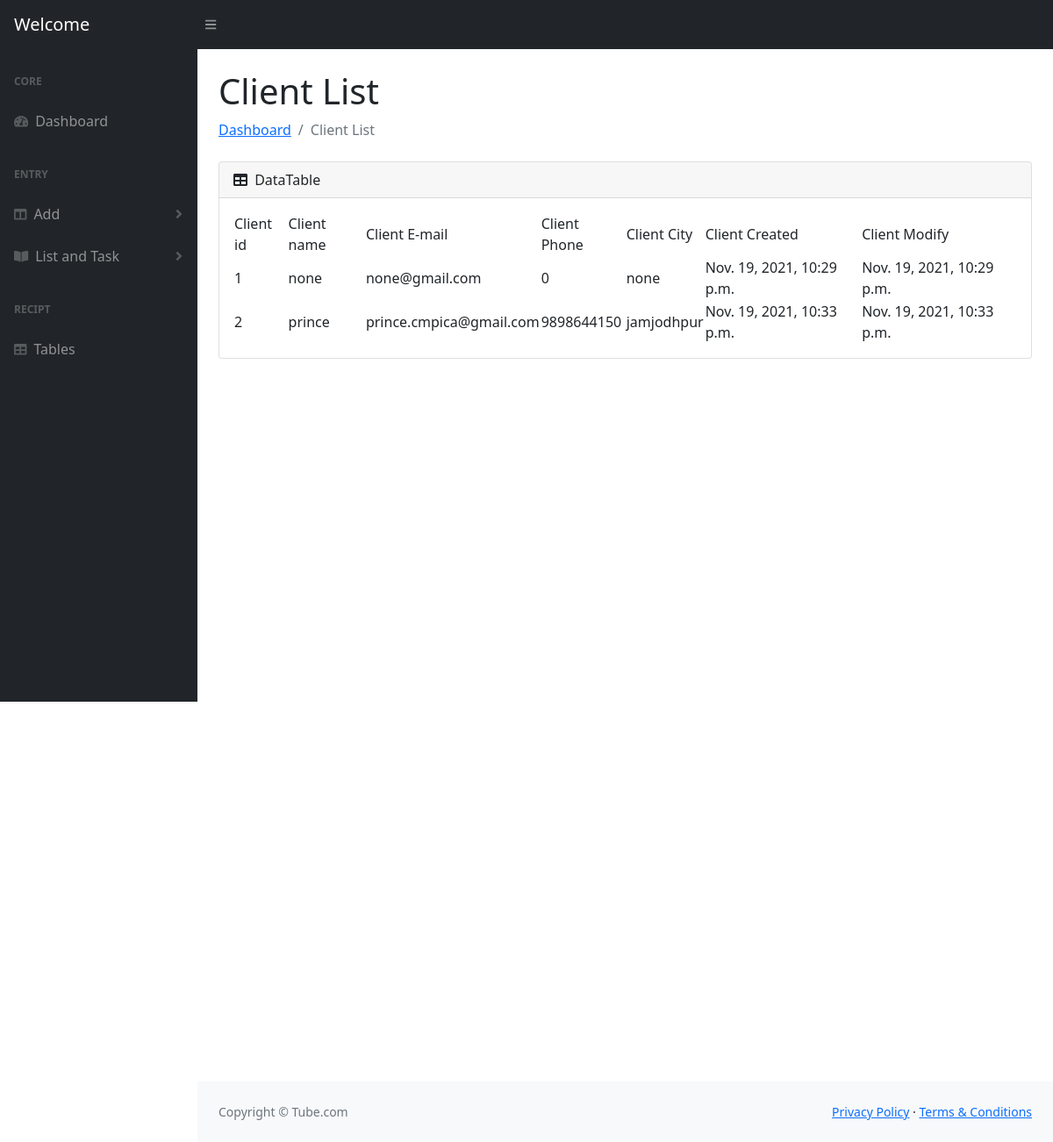
/vclient, run on an earlier commit of the app's database.
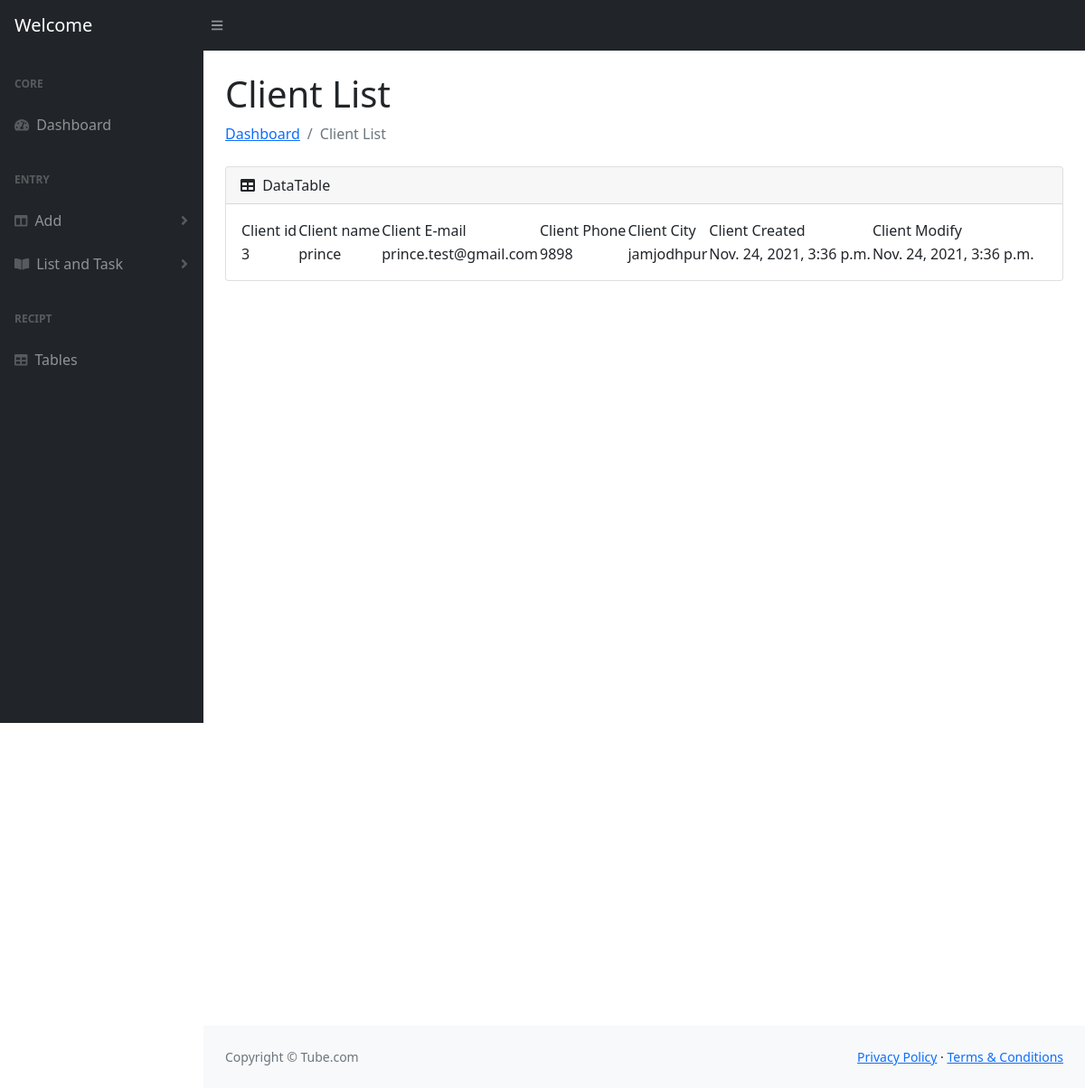
And on a later commit of the database.
### moduls/models.py (models this page shows)
class Client(models.Model):
    clientid = models.AutoField(primary_key=True)
    clientname = models.CharField(max_length=50)
    compenyname = models.CharField(max_length=50)
    email = models.EmailField(unique=True)
    phone = models.IntegerField()
    address = models.CharField(max_length=100)
    clientcity = models.CharField(max_length=40)
    clientcountry = models.CharField(max_length=40)
    created = models.DateTimeField(auto_now_add=True)
    modify = models.DateTimeField(auto_now=True)

### moduls/views.py (the view)
# urls.py: path('vclient',views.vclient,name = "vclient"),
def vclient(request):
    if request.method == 'POST':
        return render(request,'vclient.html')
    else:
        role1 = Client.objects.all()
        return render(request, 'vclient.html',{'role1': role1})

### moduls/templates/vclient.html (shortened to what the changed rows need)
<!DOCTYPE html>
<html lang="en">
{% load static %}
    <head>
        <link href="https://cdn.jsdelivr.net/npm/simple-datatables@latest/dist/style.css" rel="stylesheet" />
        <link href="{% static 'css/styles.css' %}" rel="stylesheet" />
    </head>
    <body class="sb-nav-fixed">
        <div id="layoutSidenav">
            <div id="layoutSidenav_content">
                <main>
                    <div class="container-fluid px-4">
 <h1 class="mt-4">Client List</h1>
                        <div class="card mb-4">
                            <div class="card-body">
                               <table id="datatablesSimple">
                                    {% for temp in role1 %}
                                   <tr>
                                        <td>{{temp.clientid}}</td>
                                        <td>{{temp.clientname}}</td>
                                        <td>{{temp.email}}</td>
                                        <td>{{temp.phone}}</td>
                                        <td>{{temp.clientcity}}</td>
                                        <td>{{temp.created}}</td>
                                        <td>{{temp.modify}}</td>
                                   </tr>
                                    {% endfor %}
                               </table>
                            </div>
                        </div>
                    </div>
                </main>
            </div>
        </div>
    </body>
</html>

What changed in the data, as far as the page shows it:
removed Client: clientid "1", clientname "none", email "none@gmail.com", phone "0", clientcity "none", created "Nov. 19, 2021, 10:29 p.m.", modify "Nov. 19, 2021, 10:29 p.m."
removed Client: clientid "2", clientname "prince", email "prince.cmpica@gmail.com", phone "9898644150", clientcity "jamjodhpur", created "Nov. 19, 2021, 10:33 p.m.", modify "Nov. 19, 2021, 10:33 p.m."
added Client: clientid "3", clientname "prince", email "prince.test@gmail.com", phone "9898", clientcity "jamjodhpur", created "Nov. 24, 2021, 3:36 p.m.", modify "Nov. 24, 2021, 3:36 p.m."
